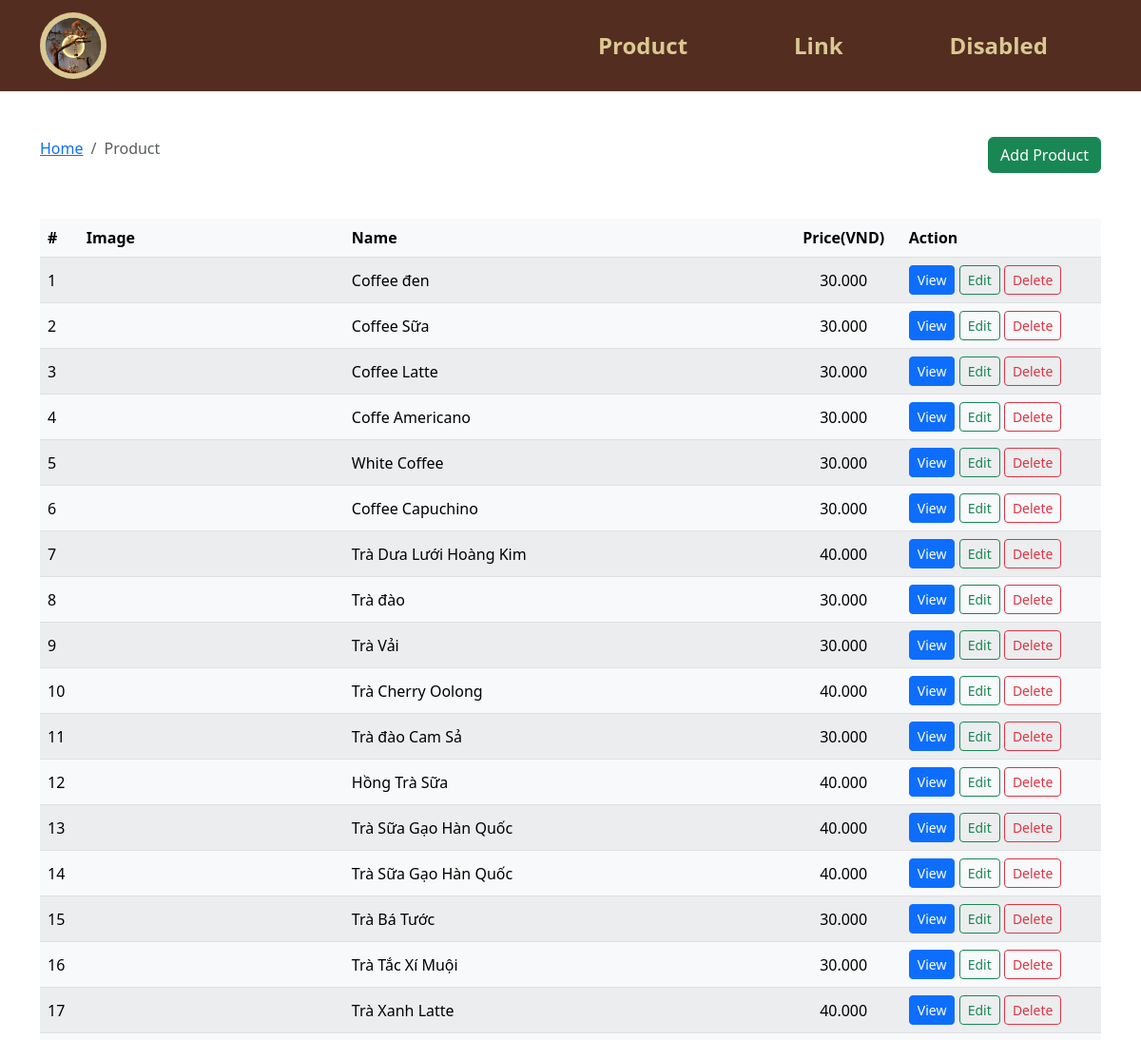
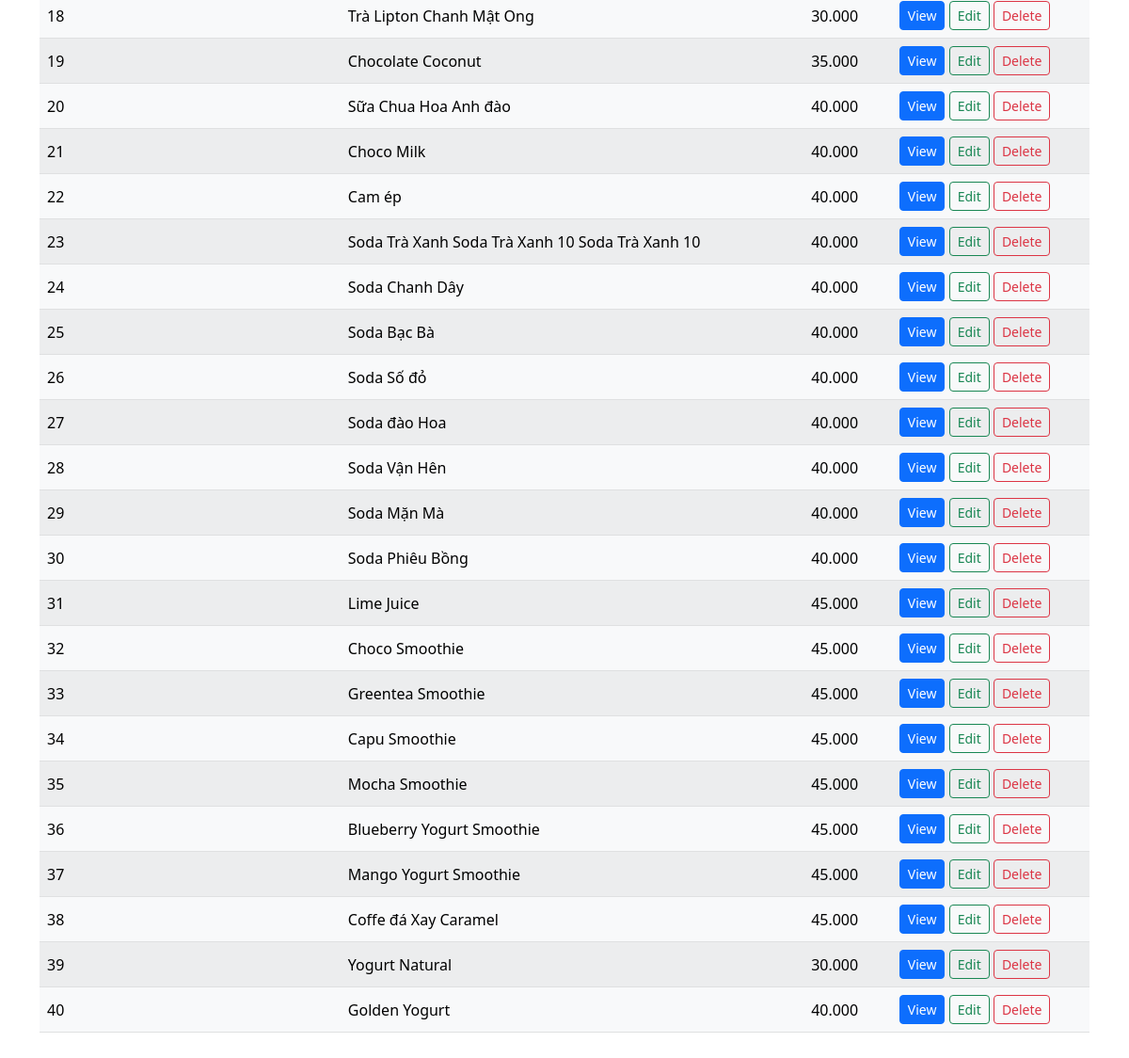
The page /product.php on the database its author committed (2 pictures, top to bottom).
### tables this page shows
CREATE TABLE `product` (
  `p_id` int(100) NOT NULL COMMENT 'id sản phẩm',
  `p_name` varchar(255) NOT NULL COMMENT 'tên sản phẩm ',
  `p_price` int(255) NOT NULL COMMENT 'giá sản phẩm'
);

### product.php (the view, shortened to what this page needs)
<!DOCTYPE html>
<html lang="en">
<head>
    <?php
    include("conn_db.php");
    include("head.php");
    ?>
</head>
<body>
    <?php
    include("header.php");
    ?>
    <div class="container pt-5">
        <nav aria-label="breadcrumb">
            <ol class="breadcrumb">
                <li class="breadcrumb-item"><a href="index.php">Home</a></li>
                <li class="breadcrumb-item active" aria-current="page">Product</li>
                <li class="ms-auto"> <a href="product_add.php?p_value=1" class="btn btn-success">Add Product</a></li>
            </ol>
        </nav>
        <table class="mt-5 table rounded-5 table-light table-striped table-hover align-middle caption-top mb-5">
            <thead class="bg-light">
                <tr>
                    <th scope="col-1">#</th>
                    <th scope="col-4">Image</th>
                    <th scope="col-4">Name</th>
                    <th class="text-center" scope="col">Price(VND)</th>
                    <th scope="col">Action</th>
                </tr>
            </thead>
            <?php
            $query = "SELECT * FROM product";
            $result = $mysqli->query($query);
            ?>
            <tbody>
                <?php $i = 1;
                while ($row = $result->fetch_array()) { ?>
                    <tr>
                        <td>
                            <?php echo $i++; ?>
                        </td>
                        <td class="w-25"></td>
                        <td>
                            <?php echo $row["p_name"]; ?>
                        </td>
                        <td class="text-center">
                            <?php echo number_format($row["p_price"], "0", ",", "."); ?>
                        </td>
                        <td><a href="product_view.php?p_id=<?php echo $row["p_id"] ?>"
                                class="btn btn-sm btn-primary">View</a>
                            <a href="product_edit.php?p_id=<?php echo $row["p_id"] ?>"
                                class="btn btn-sm btn-outline-success">Edit</a>
                            <a href="product_delete.php?p_id=<?php echo $row["p_id"] ?>"
                                class="btn btn-sm btn-outline-danger">Delete</a>
                        </td>
                    </tr>
                <?php } ?>
            </tbody>
        </table>
    </div>
</body>
</html>

### rows shown on the page
product: p_name "Coffee đen", p_price "30.000"
product: p_name "Coffee Sữa", p_price "30.000"
product: p_name "Coffee Latte", p_price "30.000"
product: p_name "Coffe Americano", p_price "30.000"
product: p_name "White Coffee", p_price "30.000"
product: p_name "Coffee Capuchino", p_price "30.000"
product: p_name "Trà Dưa Lưới Hoàng Kim", p_price "40.000"
product: p_name "Trà đào", p_price "30.000"
product: p_name "Trà Vải", p_price "30.000"
product: p_name "Trà Cherry Oolong", p_price "40.000"
product: p_name "Trà đào Cam Sả", p_price "30.000"
product: p_name "Hồng Trà Sữa", p_price "40.000"
product: p_name "Trà Sữa Gạo Hàn Quốc", p_price "40.000"
product: p_name "Trà Sữa Gạo Hàn Quốc", p_price "40.000"
product: p_name "Trà Bá Tước", p_price "30.000"
product: p_name "Trà Tắc Xí Muội", p_price "30.000"
product: p_name "Trà Xanh Latte", p_price "40.000"
product: p_name "Trà Lipton Chanh Mật Ong", p_price "30.000"
product: p_name "Chocolate Coconut", p_price "35.000"
product: p_name "Sữa Chua Hoa Anh đào", p_price "40.000"
product: p_name "Choco Milk", p_price "40.000"
product: p_name "Cam ép", p_price "40.000"
product: p_name "Soda Trà Xanh Soda Trà Xanh 10 Soda Trà Xanh 10", p_price "40.000"
product: p_name "Soda Chanh Dây", p_price "40.000"
product: p_name "Soda Bạc Bà", p_price "40.000"
product: p_name "Soda Số đỏ", p_price "40.000"
product: p_name "Soda đào Hoa", p_price "40.000"
product: p_name "Soda Vận Hên", p_price "40.000"
product: p_name "Soda Mặn Mà", p_price "40.000"
product: p_name "Soda Phiêu Bồng", p_price "40.000"
product: p_name "Lime Juice", p_price "45.000"
product: p_name "Choco Smoothie", p_price "45.000"
product: p_name "Greentea Smoothie", p_price "45.000"
product: p_name "Capu Smoothie", p_price "45.000"
product: p_name "Mocha Smoothie", p_price "45.000"
product: p_name "Blueberry Yogurt Smoothie", p_price "45.000"
product: p_name "Mango Yogurt Smoothie", p_price "45.000"
product: p_name "Coffe đá Xay Caramel", p_price "45.000"
product: p_name "Yogurt Natural", p_price "30.000"
product: p_name "Golden Yogurt", p_price "40.000"
